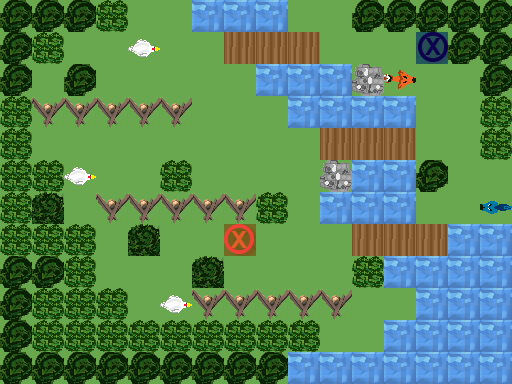

This game map was drawn from its Tiled (.tmx) file and the tilesets committed beside it. A one-line description and the full map source follow:
An orthogonal 16x12 tile map with 32x32 px tiles, 3 tile layers (Ground, Obstacles, Objects), 1 hidden layer not drawn.

<map version="1.0" orientation="orthogonal" renderorder="right-down" width="16" height="12" tilewidth="32" tileheight="32" nextobjectid="1">
 <tileset firstgid="1" name="TilesetPlaceholder" tilewidth="32" tileheight="32" tilecount="240" columns="10">
  <image source="../../../../Tileset.png" width="320" height="768" />
 </tileset>
 <layer name="Ground" width="16" height="12">
  <data encoding="csv">
1,1,1,1,1,1,5,5,5,1,1,1,1,1,1,1,
1,1,1,1,1,1,1,1,5,5,1,1,1,1,1,1,
1,1,1,1,1,1,1,1,1,5,5,1,1,1,1,1,
1,1,1,1,1,1,1,1,1,1,5,5,5,1,1,1,
1,1,1,1,1,1,1,1,1,1,4,4,4,1,1,1,
1,1,1,1,1,1,1,1,1,1,1,5,5,1,1,1,
1,1,1,1,1,1,1,1,1,1,5,5,5,1,1,1,
1,1,1,1,1,1,1,1,1,1,1,4,4,4,5,5,
1,1,1,1,1,1,1,1,1,1,1,1,5,5,5,5,
1,1,1,1,1,1,1,1,1,1,1,1,1,5,5,5,
1,1,1,1,1,1,1,1,1,1,1,1,5,5,5,5,
1,1,1,1,1,1,1,1,1,5,5,5,5,5,5,5
</data>
 </layer>
 <layer name="Obstacles" width="16" height="12">
  <data encoding="csv">
42,42,42,44,0,0,0,0,0,0,0,42,42,42,42,42,
42,44,0,0,0,0,0,44,0,0,0,0,0,0,42,42,
42,0,42,0,0,0,0,0,5,0,0,43,0,0,0,42,
44,3221225513,3221225513,3221225513,3221225513,3221225513,0,0,0,5,0,0,0,0,0,44,
44,0,0,0,0,0,0,0,0,0,0,0,0,0,0,44,
44,44,0,0,0,44,0,0,0,0,43,0,0,42,0,0,
44,54,0,3221225513,3221225513,3221225513,3221225513,3221225513,44,0,0,0,0,0,0,0,
44,44,44,0,54,0,0,0,0,0,0,0,0,0,0,0,
42,42,44,0,0,0,54,0,0,0,0,44,0,0,0,0,
42,44,44,44,0,0,3221225513,3221225513,3221225513,3221225513,3221225513,0,0,0,0,0,
42,44,44,44,44,44,44,44,44,44,0,0,0,0,0,0,
42,42,42,42,42,42,42,42,42,0,0,0,0,0,0,0
</data>
 </layer>
 <layer name="Objects" width="16" height="12">
  <data encoding="csv">
0,0,0,0,0,0,0,0,0,0,0,0,0,0,0,0,
0,0,0,0,2684354745,0,0,4,4,4,0,0,0,182,0,0,
0,0,0,0,0,0,0,0,0,0,0,0,2684354751,0,0,0,
0,0,0,0,0,0,0,0,0,0,0,0,0,0,0,0,
0,0,0,0,0,0,0,0,0,0,0,0,0,0,0,0,
0,0,2684354745,0,0,0,0,0,0,0,0,0,0,0,0,0,
0,0,0,0,0,0,0,0,0,0,0,0,0,0,0,1610612928,
0,0,0,0,0,0,0,181,0,0,0,0,0,0,0,0,
0,0,0,0,0,0,0,0,0,0,0,0,0,0,0,0,
0,0,0,0,0,2684354745,0,0,0,0,0,0,0,0,0,0,
0,0,0,0,0,0,0,0,0,0,0,0,0,0,0,0,
0,0,0,0,0,0,0,0,0,0,0,0,0,0,0,0
</data>
 </layer>
 <layer name="Solution" width="16" height="12" visible="0">
  <data encoding="csv">
0,0,0,0,0,0,0,0,0,0,0,0,0,0,0,0,
0,0,0,0,0,0,0,232,232,233,233,233,233,0,0,0,
0,0,0,0,0,0,233,232,0,0,0,0,0,0,0,0,
0,0,0,0,0,0,232,0,0,0,0,0,0,0,0,0,
0,0,0,0,0,0,232,232,232,232,0,222,222,222,223,0,
0,0,0,0,0,0,0,0,0,0,0,0,0,0,222,0,
0,0,0,0,0,0,0,0,0,0,0,0,0,223,223,0,
0,0,0,0,0,0,0,0,223,223,223,222,222,222,0,0,
0,0,0,0,0,0,0,0,0,0,0,0,0,0,0,0,
0,0,0,0,0,0,0,0,0,0,0,0,0,0,0,0,
0,0,0,0,0,0,0,0,0,0,0,0,0,0,0,0,
0,0,0,0,0,0,0,0,0,0,0,0,0,0,0,0
</data>
 </layer>
</map>
